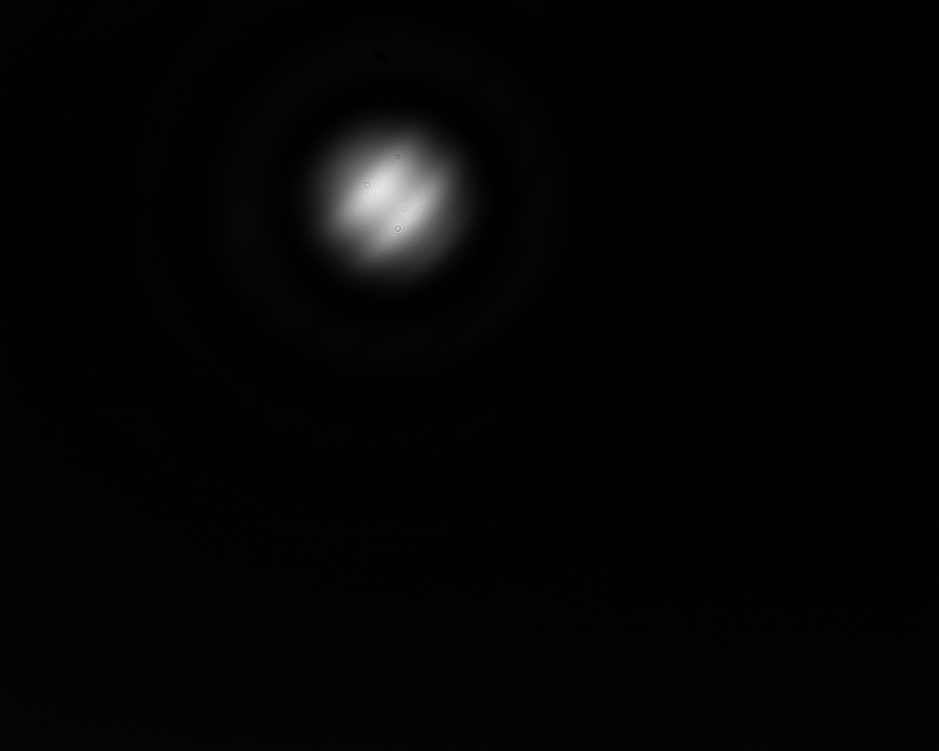
#> input picture _autres/_demos/diffraction_airy/data/airy_1mm.bmp, 939 x 751 px, shrunk from 1280 x 1024 before the run, found by its file name
$ python main_.py
#> lines starting #> are read from the running program, lines starting #| are printed output that depends on the picture
from PIL import Image
import matplotlib.pyplot as plt
import numpy as np
import scipy.special as sp

tacheDiffraction = Image.open("airy_1mm.bmp")
#> tacheDiffraction is the input picture: PIL image 939x751 L; min 0, max 230, mean 4.2

tacheDiffractionGris = tacheDiffraction.convert("L")
data = np.asarray(tacheDiffractionGris)
hauteur = data.shape[0]
#> hauteur = 751
longueur = data.shape[1]
#> longueur = 939

taillePixel = 5.3*10**(-6)
D = 80*10**(-2)
a = 1*10**(-3) #diamètre de la pupille ET PAS LE RAYON, VERIFIER DANS CR
LAMBDA = 632.8*10**(-9)
ALPHA =((np.pi * a)/(LAMBDA*D)) #cf commentaire d'après pour l'explication sur ce alpha

tailleCache = 25

maxHauteur = np.where(data == np.max(data))[0][0]
#> maxHauteur = 195
maxLongueur = np.where(data == np.max(data))[1][0]
#> maxLongueur = 377

#Crééer un cache
cacheImage = data[maxHauteur - tailleCache // 2 : maxHauteur + tailleCache // 2 + 1, :]
# Moyenne sur un certain nombre de lignes
valeurPixel = np.mean(cacheImage, axis=0) #/np.max(np.mean(cacheImage, axis=0)) #courbe moyennée
#> valeurPixel = 939 values, max 219.2 at index 380, min 0 at index 593, mean 23.63

listeNumero = np.linspace(0, longueur, longueur) #[0, 1, 2, ..., n]
#> listeNumero = 939 values from 0 to 939
listeY = np.array(list(map(lambda x: x*taillePixel, listeNumero))) #on veut l'abcisse y sur l'axe, je tranforme en micromètre
#> listeY = 939 values from 0 to 0.00498
listeYCentree = np.array(list(map(lambda x: x - maxLongueur*taillePixel, listeY))) #bessel a un max en 0, je centre le max de ma tache en 0
#> listeYCentree = 939 values from -0.002 to 0.00298

listeYCentreeALPHA = np.array(list(map(lambda x: x*ALPHA, listeYCentree))) #pour avoir Pi*x comme dans l'énoncé de tp, mais x = a*theta/lambda et theta = y/D
#> listeYCentreeALPHA = 939 values from -12.4 to 18.48
# d'où Pi*x = Pi*a*y/D*lambda = ALPHA*y

EPSILON = []
#J1  = sp.j1(1,np.array(listeYCentree)*1e-6) #donne la liste des valeurs des J1
J1 = sp.j1(listeYCentreeALPHA)
#> J1 = 939 values, max 0.582 at index 433, min -0.582 at index 321, mean 0.00178
#Epsilon = J(alpha y)/(alpha y)**2 avec alpha = (pi*a)/(lambda*D) et y position sur l'écran, max centré en 0
EPSILON = np.abs(2*J1/(listeYCentreeALPHA))**2
#> EPSILON = 939 values, max 1 at index 377, min 1.61e-08 at index 877, mean 0.11

max_value = np.max(valeurPixel)
#> max_value = 219.2

#for i in range(len(listeYCentree)): #boucle for provisoire :)
#    EPSILON.append((J1[i]/listeYCentreeALPHA[i])**2) #cf formule du tp: epsilon = (J(pi*x)/pi*x) **2

plt.figure()
plt.plot(listeYCentree, valeurPixel, label="Courbe centrée")
plt.plot(listeYCentree, max_value*EPSILON, label="Bessel")
#plt.ylim(0, 1)
plt.legend()
plt.title("Valeurs du niveau de gris des pixels normalisée à l'unitée")
plt.xlabel("Position (micromètre)")
plt.ylabel("Niveau de gris")
plt.show()
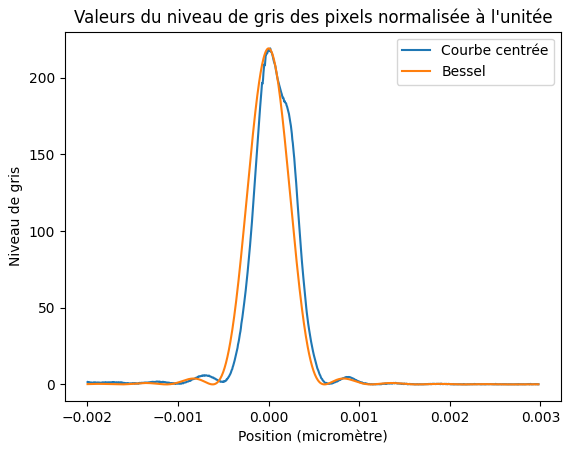
#> figure drawn by matplotlib, 1 panel; curve peaks at x = 1.8e-05, y = 219.2; curve peaks at x = 2.13e-06, y = 219.2
